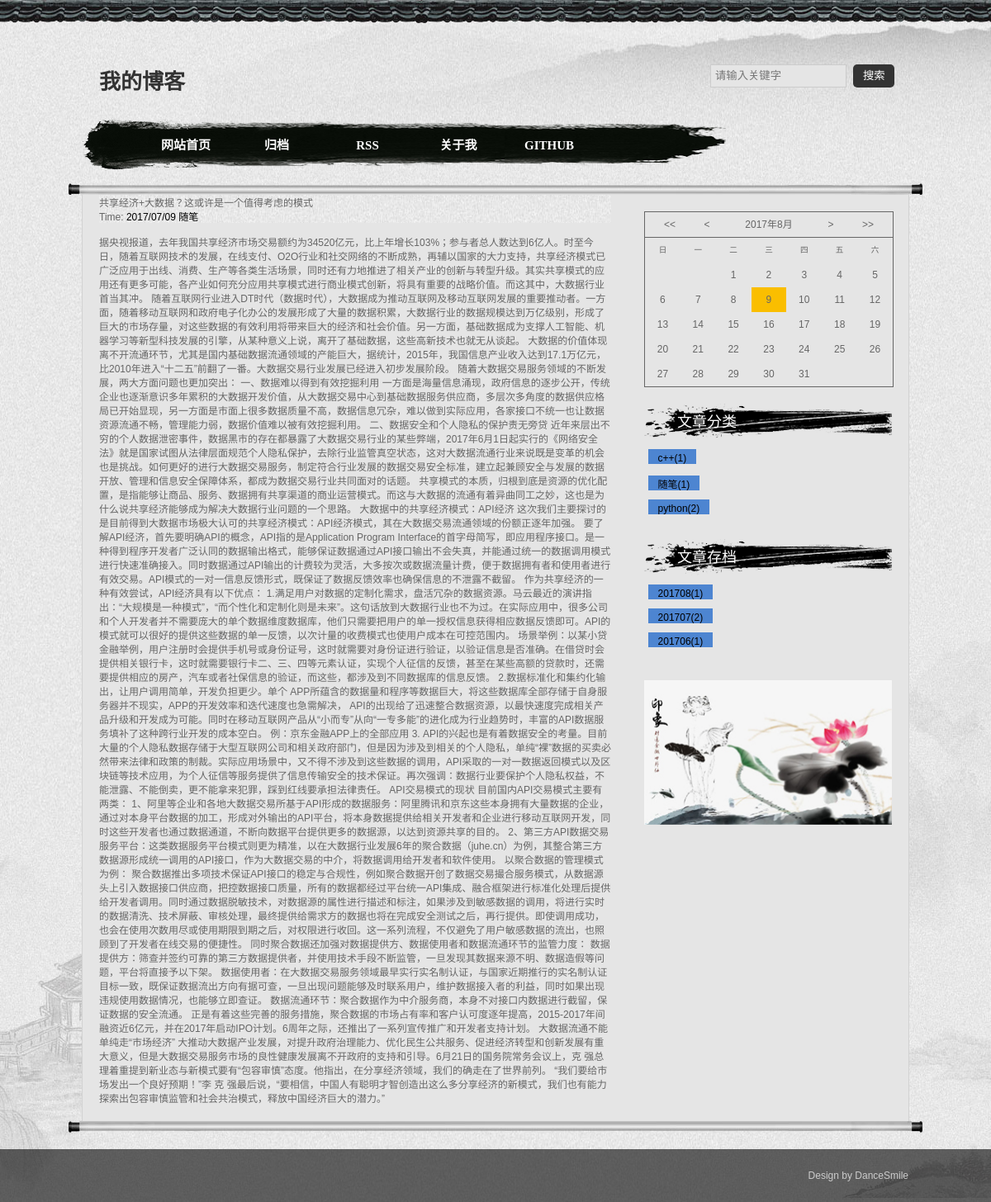
The app's page /article/4/ with its own data.
### article/models.py (models this page shows, shortened)
class Article(models.Model) :
    title = models.CharField(max_length=100)  #博客题目
    category = models.CharField(max_length=50, blank = True)  #博客标签
    date_time = models.DateTimeField(auto_now_add = True)  #博客日期
    content = RichTextField(blank=True, null=True)  #博客文章正文
    class Meta:  # 按时间下降排序
        ordering = ['-date_time']

### article/views.py (the view)
# urls.py: url(r'^article/(?P<id>\d+)/$', views.detail, name='detail'),
def detail(request, id):
    try:
        post = Article.objects.get(id=str(id))
    except Article.DoesNotExist:
        raise Http404
    arg = {'post' : post}
    ret = count_art(arg)
    return render(request, 'post.html', ret)

### article/views.py (called while the page is built)
def get_count_tag(Articles):
    tag_count = {}
    if Articles:
        for art in Articles:
            tag = art.category
            if tag not in tag_count:
                tag_count[tag]=0
            tag_count[tag]+=1
    return tag_count

def get_count_time(Articles):
    time_count = {}
    if Articles:
        for art in Articles:
            tt = art.date_time.strftime('%Y%m')
            if tt not in time_count:
                time_count[tt]=0
            time_count[tt]+=1
    ret = sorted(time_count.items(), key=lambda e: e[0], reverse=True)
    return ret

def count_art(arg):
    ret = {}
    try:
        posts = Article.objects.all()  # 获取全部的Article对象
    except Article.DoesNotExist:
        raise Http404
    tag_count = get_count_tag(posts)
    time_count = get_count_time(posts)
    ret['tag_count'] = tag_count
    ret['time_count'] = time_count
    ret.update(arg)
    return ret

### templates/post.html (shortened to what this page needs)
{% extends "base.html" %}
{% block content %}
<div class="posts">
        <section class="post">
            <header class="post-header">
                <h2 class="post-title">{{ post.title }}</h2>
                    <p class="post-meta">
                        Time:  <a class="post-author" href="#">{{ post.date_time|date:"Y/m/d"}}</a> <a class="post-category post-category-js" href="{% url 'search_tag' tag=post.category %}">{{ post.category }}</a>
                    </p>
            </header>
                <div class="post-description">
                    <br>
                    <p>
                        {{ post.content|safe }}
                    </p>
                </div>
        </section>
</div>
{% endblock %}
{% block fenlei %}
{% if tag_count%}
<ul>
   {% for tag,count in tag_count.items%}
      <li>
        <p>&nbsp<a class="post-categorys post-category-count" href="{% url 'search_tag' tag=tag %}">{{ tag }}({{count}})</a></p>
      </li>
   {% endfor %}
{% endif %}
</ul>
{% endblock %}
{% block cundang %}
       {% if time_count%}
        <ul>
           {% for value in time_count%}
              <li>
                <p>&nbsp<a class="post-categorys post-category-count" href="{% url 'search_time' t_time=value.0 %}">{{value.0}}({{value.1}})</a></p>
              </li>
           {% endfor %}
       {% endif %}
        </ul>
{% endblock %}

### static/css/base.css (style rules this page uses)
* { margin: 0; padding: 0 }
body { font: 12px "����", Arial, Helvetica, sans-serif; color: #666666; background: url(../images/bg.jpg) repeat }
ul, ol, li { list-style: none; }
h1, h2, h3, h4, h5, h6 { font-size: 100%; font-weight: normal; }
a { outline: none; }
a:link, a:visited, a:active { text-decoration: none; color: #000000 }
header { width: 100%; background: url(../images/yuanshan.jpg) right bottom no-repeat }

### static/css/index.css (style rules this page uses)
.tuwen li { overflow: hidden; clear: both; margin-bottom: 10px }
.tuwen p { margin-top: 5px }
.post-categorys { margin: 0 0.1em; padding: 0.3em 1em; color: #fff; background: #999; font-size: 100%; }
.post-category-count { background: #4d85d1; }

### records on screen
Article: title "共享经济+大数据？这或许是一个值得考虑的模式", date_time "2017/07/09", category "随笔", content "据央视报道，去年我国共享经济市场交易额约为34520亿元，比上年增长103%；参与者总人数达到6亿人。时至今日，随着互联网技术的发展，在线支付、O2O行业和社交网络的不断成熟，再辅以国家的大力支持，共享经济模式已广泛应用于出线、消费、生产等各类生活场景，同时还有力地推进了相关产业的创新与转型升级。其实共享模式的应用还有更多可能，各产业如何充分应用共享模式进行商业模式创新，将具有重要的战略价值。而这其中，大数据行业首当其冲。 随着互联网行业进入DT时代（数据时代），大数据成为推动互联网及移动互联网发展的重要推动者。一方面，随着移动互联网和政府电子化办公的发展形成了大量的数据积累，大数据行业的数据规模达到万亿级别，形成了巨大的市场存量，对这些数据的有效利用将带来巨大的经济和社会价值。另一方面，基础数据成为支撑人工智能、机器学习等新型科技发展的引擎，从某种意义上说，离开了基础数据，这些高新技术也就无从谈起。 大数据的价值体现离不开流通环节，尤其是国内基础数据流通领域的产能巨大，据统计，2015年，我国信息产业收入达到17.1万亿元，比2010年进入“十二五”前翻了一番。大数据交易行业发展已经进入初步发展阶段。 随着大数据交易服务领域的不断发展，两大方面问题也更加突出： 一、数据难以得到有效挖掘利用…", tag_count "随笔"
Article: tag_count "c++"
Article: tag_count "python"

### other values on screen
{{ count }} "1" "1" "2"
{{ value.0 }} "201708" "201707" "201706"
{{ value.1 }} "1" "2" "1"
